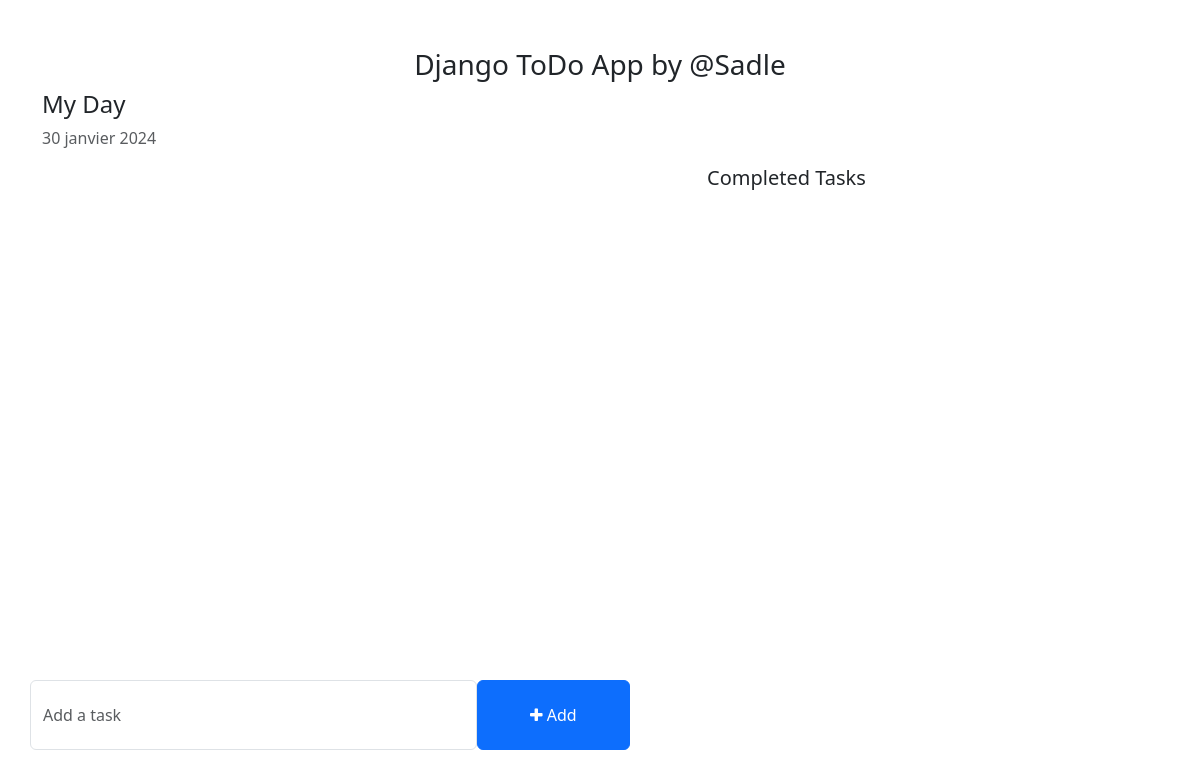
The app's page /, older data.
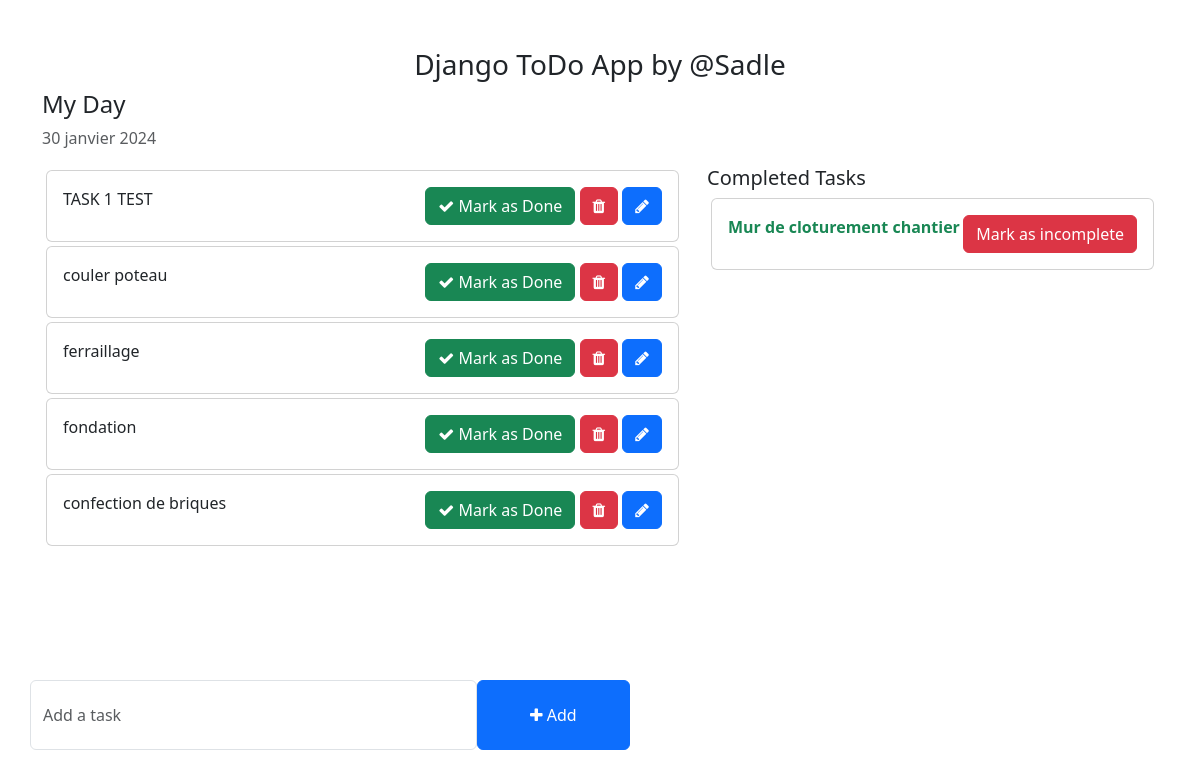
The same page, newer data.
### todo/models.py (models this page shows, shortened)
class Task(models.Model):
    task = models.CharField(max_length=250)
    is_completed = models.BooleanField(default=False)
    created_at = models.DateTimeField(auto_now_add=True)
    updated_at = models.DateTimeField(auto_now=True)

### todo_main/views.py (the view)
# urls.py: 2. Add a URL to urlpatterns:  path('', views.home, name='home')
def home(request):
    tasks = Task.objects.filter(is_completed = False).order_by('-updated_at')
    completed_tasks = Task.objects.filter(is_completed = True).order_by('-updated_at')
    context = {
        'tasks':tasks,
        'completed_tasks':completed_tasks
    }
    return render(request,'home.html',context)

### todo/templatetags/custom_filters.py (called while the page is built)
@register.filter
def capitalize_first_letter(value):
    if not value:
        return value
    return value[0].upper() + value[1:]

### templates/home.html (shortened to what this page needs)
<!DOCTYPE html>
{% load custom_filters %}
<html lang="en">
<head>
    <link href="https://cdn.jsdelivr.net/npm/bootstrap@5.3.0-alpha1/dist/css/bootstrap.min.css" rel="stylesheet">
    <link rel="stylesheet" href="https://cdnjs.cloudflare.com/ajax/libs/font-awesome/4.7.0/css/font-awesome.min.css">
</head>
<body>
    <div class="container">
        <h3 class="pt-5 text-center">Django ToDo App by @Sadle</h3>
        <div class="row">
            <h4>My Day</h4>
            <p class="text-muted">{% now "j F Y" %}</p>
            <div class="col-md-7 col-lg-7" style="height: 450px; overflow: scroll;">
                {% for task in tasks %}
                    <div class="card m-1">
                        <div class="card-body">
                            {{task.task}}
                            <span style="position: relative; float: right;">
                                <a href="{% url 'task_as_done' task.id %} " class="btn btn-success"><i class="fa fa-check"></i> Mark as Done</a>
                                <a class="btn btn-danger"><i class="fa fa-trash"></i></a>
                                <a href="{% url 'edit_task' task.id %}" class="btn btn-primary"><i class="fa fa-pencil"></i></a>
                            </span>
                        </div>
                    </div>
                {% endfor %}
            </div>
            <div class="col-md-5 col-lg-5">
                <h5>Completed Tasks</h5>
                {% for completed_task in completed_tasks %}
                <div class="card m-1">
                    <div class="card-body">
                        <strong class="text-success">{{completed_task.task|capitalize_first_letter}}</strong>
                        <span style="position: relative; float: right;" > <a href="{% url 'mark_as_incomplete' completed_task.id %}" class="btn btn-danger"> Mark as incomplete</a></span>
                    </div>
                </div>
                {% endfor %}
            </div>
        </div>
        <div class="row">
            <div class="col-md-6 col-lg-6 p-0" style="position: absolute; bottom: 50px;">
                <form id="myForm" action="{% url 'addtask' %}" method="POST">
                    <div class="form-group">
                        <span style="display: flex;">
                            <input type="text" id="task" name="task" class="form-control" placeholder="Add a task">
                            <button id="button_submit" type="submit"  class="btn btn-primary" style="width: 200px;"><i class="fa fa-plus"></i> Add</button>
                        </span>
                    </div>
                </form>
            </div>
        </div>
    </div>
</body>
</html>

Row changes from the older to the newer data that the page shows:
added Task: task "TASK 1 TEST", shown under "My Day"
added Task: task "couler poteau", shown under "My Day"
added Task: task "ferraillage", shown under "My Day"
added Task: task "fondation", shown under "My Day"
added Task: task "confection de briques", shown under "My Day"
added Task: task "Mur de cloturement chantier", shown under "Completed Tasks"
